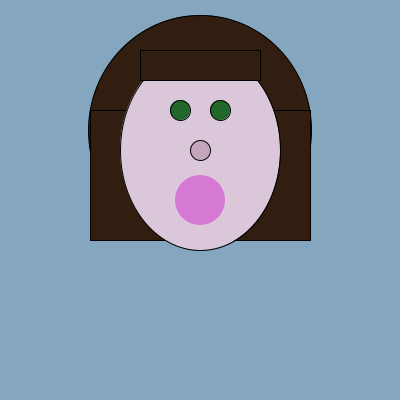
Frame 1 (no input)
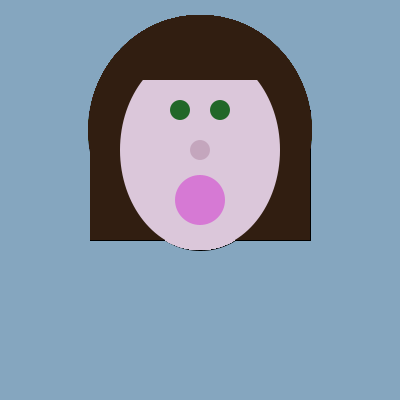
Frame 60 (the mouse pressed at the canvas centre just before this capture)
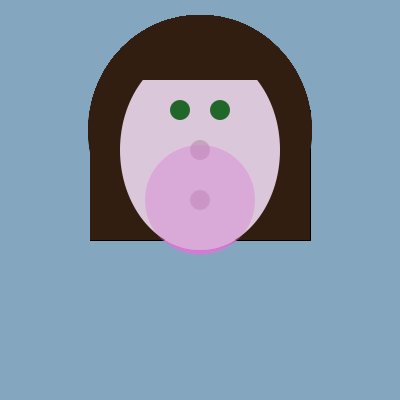
Frame 120 (the mouse held since frame 60 and released just before this capture)

The Processing sketch that drew these frames (run headless with seeded random() and noise(); from frame 60 on, the mouse is pressed at the canvas centre):

// Processing sketch: processing_74509
// ── processing_74509.pde

int d = 50;

void setup () {
  size (400, 400); 
  background (133,166,191);
}

void draw () {
  smooth();
  
 //capelli
 
  fill(49,30,17);
  ellipse(200, 130, 223, 230);
  
  fill(49,30,17);
  rect(90, 110, 220, 130);
  
  
  fill(219,199,218);
  ellipse(200,150,160,200);
  
  //occhi
  
  fill(33,103,41);
  ellipse(180,110,20,20);
  
  fill(33,103,41);
  ellipse(220,110,20,20);
 
 //naso 
  
  fill(103,33,72,50);
  ellipse (200,150, 20,20);
  
   //bocca 
  
  fill(103,33,72,50);
  ellipse (200,200,20,20);
     
  //frangia
  
  fill(49,30,17);
  rect(140, 50, 120, 30);
  

  if (mousePressed) {
    d= d + 1;
    fill(214, 121, 212,95);
  }else{
 fill(214, 121, 212);
 }

  noStroke();
  ellipse (width/2, height/2, d, d);
}
